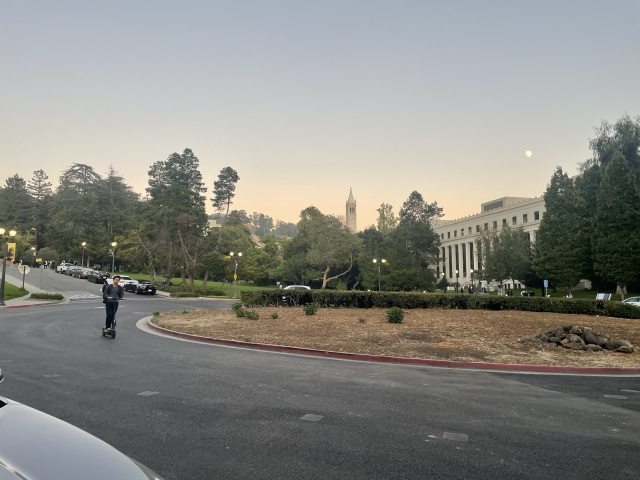
#> input picture Assignment3/data/panorama1-left.jpeg, 1280 x 960 px (shown at 1/2 size)
$ python '2-3 Feature Mapping.py'
#> lines starting #> are read from the running program, lines starting #| are printed output that depends on the picture
import numpy as np
import matplotlib.pyplot as plt
import imageio.v3 as iio
from scipy.ndimage import gaussian_filter
from scipy.spatial.distance import cdist

def load_gray(img_path):
    img = iio.imread(img_path)
    if img.ndim == 3:
        gray = np.dot(img[...,:3], [0.299, 0.587, 0.114])
    else:
        gray = img
    return gray

def get_harris_corners(img, sigma=1, min_distance=10, threshold=0.01):
    """
    計算 Harris Corner Response
    img: 灰階圖片 (H, W)
    """
    # 1. 計算影像梯度 (Derivatives)
    # 使用 Sobel 或簡單的差分
    dy, dx = np.gradient(img)

    # 2. 計算梯度乘積 (Ixx, Ixy, Iyy)
    Ixx = dx**2
    Ixy = dx*dy
    Iyy = dy**2

    # 3. 對乘積做高斯模糊 (Sum of products window)
    # 這相當於在視窗內加總
    A = gaussian_filter(Ixx, sigma)
    B = gaussian_filter(Ixy, sigma)
    C = gaussian_filter(Iyy, sigma)

    # 4. 計算 Harris Response R
    # R = det(M) - k * trace(M)^2
    # det(M) = A*C - B^2
    # trace(M) = A + C
    # k 通常取 0.04 - 0.06
    k = 0.04
    detM = A * C - B**2
    traceM = A + C
    harris_response = detM - k * (traceM**2)

    return harris_response

def get_local_maxima(harris_map, min_distance=10, threshold=0.01):
    """
    簡單的 peak finding，找出局部最大值作為候選點
    這是為了減少後續 ANMS 的計算量
    """
    from skimage.feature import peak_local_max

    # 閾值處理：只保留強度大於最大值一定比例的點
    abs_threshold = harris_map.max() * threshold

    # 使用 skimage 快速找出局部峰值
    coords = peak_local_max(harris_map, min_distance=min_distance, threshold_abs=abs_threshold)

    # coords 是 (row, col) 格式
    return coords

# ==========================================
# Part 2: ANMS (作業核心)
# ==========================================
def adaptive_non_maximal_suppression(corners, harris_map, N_best=500, c_robust=0.9):
    """
    實作 Brown et al. 的 ANMS 演算法
    corners: 候選角點座標 (N, 2) -> (y, x)
    harris_map: 對應的角點強度圖
    N_best: 最後要留下的點數量
    c_robust: 穩健係數 (通常 0.9)
    """
    num_corners = corners.shape[0]

    # 取得每個候選點的強度值
    # corners 是 (y, x)，注意 numpy 索引順序
    corner_strengths = harris_map[corners[:, 0], corners[:, 1]]

    # 初始化半徑 r_i 為無限大
    radii = np.full(num_corners, np.inf)

    # --- 演算法核心 ---
    # 對於每個點 i，我們要找「最近的」且「比它強很多」的點 j
    # 條件：f(x_j) > c_robust * f(x_i)
    # 這裡為了效率，我們可以用矩陣運算，但雙層迴圈比較好理解邏輯

    # 排序：為了加速，我們可以先對強度做排序 (由大到小)
    # 但標準算法是對每個點 i 找 j

    for i in range(num_corners):
        # 當前點的強度
        response_i = corner_strengths[i]
        pos_i = corners[i]

        # 找出所有強度顯著大於點 i 的點 j 的索引
        # f(x_j) > f(x_i) * 0.9
        stronger_candidates_idx = np.where(corner_strengths > (response_i * c_robust))[0]

        if len(stronger_candidates_idx) > 0:
            # 取出這些更強點的座標
            stronger_coords = corners[stronger_candidates_idx]

            # 計算點 i 到所有更強點的距離
            # (N_strong, 2) - (2,) -> (N_strong, 2)
            dists = np.sqrt(np.sum((stronger_coords - pos_i)**2, axis=1))

            # 最小距離就是該點的抑制半徑 r_i
            radii[i] = np.min(dists)

        # 如果沒有人比它強 (它是全局最大值)，r_i 保持無限大

    # --- 選出前 N 個半徑最大的點 ---
    # argsort 是由小到大，所以我們反轉取最後 N 個
    best_indices = np.argsort(radii)[::-1][:N_best]

    return corners[best_indices]

def extract_features(img, corners, patch_size=40, descriptor_size=8):
    """
    提取特徵描述子
    img: 灰階圖片
    corners: 角點座標 (N, 2) -> (y, x)
    patch_size: 採樣視窗大小 (預設 40)
    descriptor_size: 最終描述子大小 (預設 8)

    Returns:
    descriptors: (N, 64) 的正規化描述子列表
    valid_corners: 沒被邊界濾掉的角點 (M, 2)
    """
    descriptors = []
    valid_corners = []

    # 半徑 (40 // 2 = 20)
    r = patch_size // 2

    # 縮放比例 (40 -> 8, step = 5)
    step = patch_size // descriptor_size

    h, w = img.shape

    for y, x in corners:
        y, x = int(y), int(x)

        # 1. 邊界檢查：如果視窗超出圖片範圍，就丟掉這個點
        if y - r < 0 or y + r > h or x - r < 0 or x + r > w:
            continue

        # 2. 切出 40x40 的大視窗
        # 注意 numpy slicing 範圍是 [start:end]，不包含 end
        patch = img[y-r : y+r, x-r : x+r]

        # 3. 高斯模糊 (Blurring)
        # 這一步是為了避免 Aliasing，通常 sigma 取 1~2 即可
        blurred_patch = gaussian_filter(patch, sigma=1)

        # 4. 降採樣 (Subsampling) 到 8x8
        # 使用間隔切片 [::step]
        # 確保結果剛好是 8x8
        small_patch = blurred_patch[::step, ::step]

        # 萬一因為整除問題形狀不對，強制 resize (很少發生)
        if small_patch.shape != (descriptor_size, descriptor_size):
            # 簡單的 fallback，或者直接 skip
            continue

        # 5. 正規化 (Bias/Gain Normalization)
        # (x - mean) / std
        mean = np.mean(small_patch)
        std = np.std(small_patch)

        if std == 0:
            # 避免除以 0 (如果該區域完全純色)
            normalized_patch = small_patch - mean
        else:
            normalized_patch = (small_patch - mean) / std

        # 展平成一維向量 (64,) 或是保持 (8,8) 看你後續習慣
        # 為了 matching 方便，通常展平
        descriptors.append(normalized_patch.flatten())
        valid_corners.append([y, x])

    return np.array(descriptors), np.array(valid_corners)

def match_features(desc1, desc2, threshold=0.75):
    """
    特徵配對：使用 Lowe's Ratio Test
    desc1: 圖1 的描述子 (N1, 64)
    desc2: 圖2 的描述子 (N2, 64)
    threshold: Lowe's ratio 閾值 (通常 0.7~0.8)

    Returns:
    matches: 配對成功的索引列表 (M, 2)
             每一列是 [index_in_desc1, index_in_desc2]
    """
    N1 = desc1.shape[0]
    matches = []

    # 1. 計算所有點對所有點的距離 (Distance Matrix)
    # cdist 會回傳 (N1, N2) 的矩陣，dist_matrix[i, j] 是 desc1[i] 和 desc2[j] 的距離
    # metric='euclidean' 或 'sqeuclidean' 都可以，這裡用歐式距離
    dists = cdist(desc1, desc2, metric='euclidean')

    # 2. 對每一個圖1的點，找圖2中最好的兩個對象
    for i in range(N1):
        # 取得第 i 個點對圖2所有點的距離向量
        dists_i = dists[i]

        # 排序找到最小的兩個索引
        # argsort 會回傳索引，由距離小到大排
        sorted_indices = np.argsort(dists_i)

        best_idx = sorted_indices[0]
        second_best_idx = sorted_indices[1]

        best_dist = dists_i[best_idx]
        second_best_dist = dists_i[second_best_idx]

        # 3. Lowe's Ratio Test
        # 避免除以 0 的保護
        if second_best_dist == 0:
            ratio = 1.0 # 這種情況很怪，當作不可靠
        else:
            ratio = best_dist / second_best_dist

        if ratio < threshold:
            # 是一個好配對！紀錄下來
            matches.append([i, best_idx])

    return np.array(matches)

# ==========================================
# 視覺化工具：畫出配對連線
# ==========================================
def plot_matches(img1, img2, corners1, corners2, matches):
    """
    將兩張圖並排，並畫出配對的連線
    """
    h1, w1 = img1[:,...].shape[:2]
    h2, w2 = img2[:,...].shape[:2]

    # 建立一個大畫布把兩張圖拼在一起
    vis_h = max(h1, h2)
    vis_w = w1 + w2
    vis_img = np.zeros((vis_h, vis_w, img1.shape[2]), dtype=img1.dtype)

    # 貼上圖片
    vis_img[:h1, :w1, :] = img1
    vis_img[:h2, w1:w1+w2, :] = img2

    plt.figure(figsize=(15, 8))
    plt.imshow(vis_img, cmap='gray')

    # 畫線
    # matches 是 [[idx1, idx2], [idx1, idx2], ...]
    for idx1, idx2 in matches:
        pt1 = corners1[idx1] # (y, x)
        pt2 = corners2[idx2] # (y, x)

        # 注意 pyplot 的 plot 是 (x, y)
        x1, y1 = pt1[1], pt1[0]
        x2, y2 = pt2[1] + w1, pt2[0] # 右邊的圖 x 要加上 w1 的偏移量

        plt.plot([x1, x2], [y1, y2], 'c-', alpha=0.6, linewidth=0.8)
        plt.plot(x1, y1, 'r.', markersize=4)
        plt.plot(x2, y2, 'r.', markersize=4)

    plt.title(f"Feature Matches (Total: {len(matches)})")
    plt.axis('off')
    plt.show()

# ==========================================
# 主程式 (假設已有 descriptors1, descriptors2, corners1, corners2)
# ==========================================
# 請自行準備兩張圖並跑完 B.1, B.2 流程
# img1, img2 = ...
# descriptors1, corners1 = extract_features(img1, anms_corners1)
# descriptors2, corners2 = extract_features(img2, anms_corners2)
if __name__ == "__main__":
    img1 = load_gray('../data/panorama1-left.jpeg')
#> in load_gray, img is the input picture: shape (960, 1280, 3); mean R, G, B 135, 134.9, 129.3
    img2 = load_gray('../data/panorama1-right.jpeg')
#> call 2 of load_gray, with img_path = '../data/panorama1-right.jpeg'
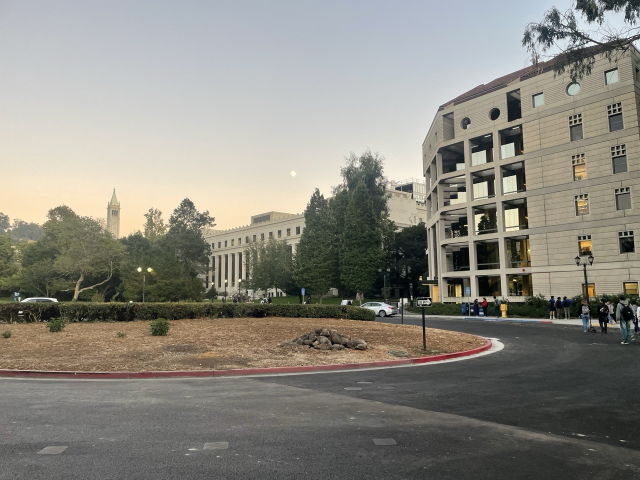
#> input picture Assignment3/data/panorama1-right.jpeg, 1280 x 960 px (shown at 1/2 size)
#> in load_gray, img is the input picture: shape (960, 1280, 3); mean R, G, B 137.3, 135.1, 126.7
    original_img1 = iio.imread('../data/panorama1-left.jpeg')
    original_img2 = iio.imread('../data/panorama1-right.jpeg')
    corners1 = get_harris_corners(img1)
    corners2 = get_harris_corners(img2)
#> call 2 of get_harris_corners, with sigma = 1, min_distance = 10, threshold = 0.01
#> in get_harris_corners (call 2), `C = gaussian_filter(Iyy, sigma)`:
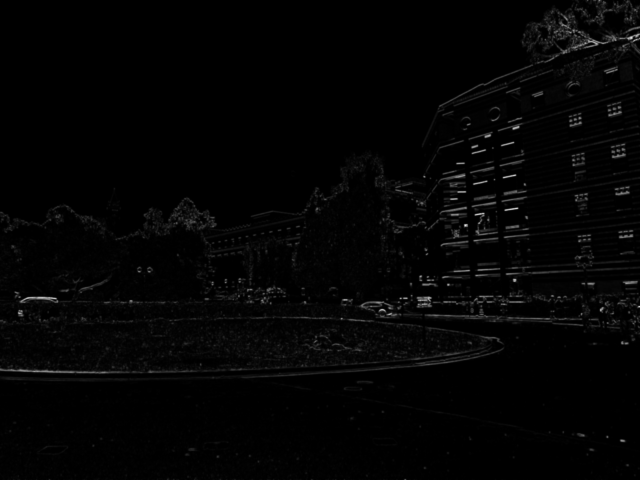
#> C: shape (960, 1280) float64 (shown at 1/2 size); min 0, max 7531.5, mean 124.1; drawn with min black and max white
    local_maxima1 = get_local_maxima(corners1, min_distance=1, threshold=0.001)
#> in get_local_maxima, `abs_threshold = harris_map.max() * threshold`: abs_threshold = 13095.9
#> in get_local_maxima, `coords = peak_local_max(harris_map, min_distance=min_distance, thresho..`: coords = 5521 pairs, first value 232 to 958, second value 1 to 1278
#> local_maxima1 has the same summary as coords in get_local_maxima
    local_maxima2 = get_local_maxima(corners2, min_distance=1, threshold=0.001)
#> local_maxima2 = 5431 pairs, first value 1 to 958, second value 1 to 1278
    anms_corners1 = adaptive_non_maximal_suppression(local_maxima1, corners1, N_best=500)
#> in adaptive_non_maximal_suppression, `corner_strengths = harris_map[corners[:, 0], corners[:, 1]]`: corner_strengths = 5521 values, max 13095883.7 at index 0, min 13096.7 at index 5520, mean 333129.6
#> the loop in adaptive_non_maximal_suppression, `for i in range(num_corners):` made 5521 passes
#> (response_i, pos_i, stronger_candidates_idx, dists) on passes 3 to 7: (11038035.1, [522, 126], [0, 1, 2, 3, 4], [93.62, 185.6, 0, 180.6, 91.18]), (10185220, [580, 297], [0, 1, 2, 3, 4, 5, 6], [87.56, 5.1, 180.6, 0, 89.56, 268.5, 94.37]), (10025554.9, [555, 211], [0, 1, 2, 3, 4, 5, 6], [4.12, 94.64, 91.18, 89.56, 0, 356.4, 5]), (9900536.9, [596, 565], [0, 1, 2, 3, 4, 5, 6], [354.9, 263.4, 445.2, 268.5, 356.4, 0, 361.3]), (9789465.1, [555, 206], [0, 1, 2, 3, 4, 5, 6], [7.21, 99.46, 86.54, 94.37, 5, 361.3, 0])
#> (response_i, stronger_candidates_idx, stronger_coords, dists) on passes 1 to 2: (13095883.7, [0, 1], [[559, 212], [581, 302]], [0, 92.65]), (11802006.4, [0, 1, 2], [[559, 212], [581, 302], [522, 126]], [92.65, 0, 185.6])
#> after the loop in adaptive_non_maximal_suppression, `for i in range(num_corners):`: radii = 5521 values from 0 to 0
#> in adaptive_non_maximal_suppression, `best_indices = np.argsort(radii)[::-1][:N_best]`: best_indices = 500 values, max 5520 at index 1, min 0 at index 0, mean 4911.2
#> anms_corners1 = 500 pairs, first value 246 to 958, second value 5 to 1275
    anms_corners2 = adaptive_non_maximal_suppression(local_maxima2, corners2, N_best=500)
#> the loop in adaptive_non_maximal_suppression (call 2), `for i in range(num_corners):` made 5431 passes
#> (response_i, stronger_candidates_idx, stronger_coords, dists) on passes 1 to 4: (24851857.2, [0], [[620, 1201]], [0]), (15363541.8, [0, 1], [[620, 1201], [451, 929]], [320.2, 0]), (13584566.5, [0, 1, 2, 3], [[620, 1201], [451, 929], [598, 855], [625, 37]], [346.7, 164.6, 0, 818.4]), (12767142.1, [0, 1, 2, 3], [[620, 1201], [451, 929], [598, 855], [625, 37]], [1164, 908.8, 818.4, 0])
#> (response_i, pos_i, stronger_candidates_idx, dists) on passes 5 to 6: (10974372.6, [350, 1031], [0, 1, 2, 3, 4, 5, 6], [319.1, 143.5, 304.1, 1031.3, 0, 67.12, 407.5]), (10904663, [417, 1035], [0, 1, 2, 3, 4, 5, 6], [262.2, 111.3, 255.3, 1019.4, 67.12, 0, 461.3])
#> anms_corners2 = 500 pairs, first value 23 to 958, second value 5 to 1273
    descriptors1, valid_corners1 = extract_features(img1, anms_corners1)
#> the loop in extract_features, `for y, x in corners:` made 500 passes
#> (y, x, mean, std) on passes 1, 3, 4: (559, 212, 92.86, 50.94), (530, 676, 66.89, 22.27), (677, 415, 115.8, 23.53)
#> after the loop in extract_features, `for y, x in corners:`:
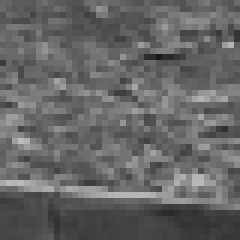
#> patch: shape (40, 40) float64 (shown 6 times larger); min 26.74, max 190.2, mean 101.7
    descriptors2, valid_corners2 = extract_features(img2, anms_corners2)
#> the loop in extract_features (call 2), `for y, x in corners:` made 500 passes
#> (y, x) on passes 1 to 3: (620, 1201), (652, 5), (531, 603)
#> pass 1, in extract_features (call 2), `blurred_patch = gaussian_filter(patch, sigma=1)`:
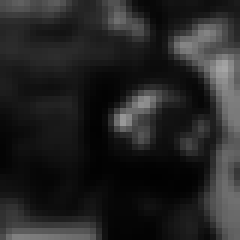
#> blurred_patch: shape (40, 40) float64 (shown 6 times larger); min 1.69, max 165.1, mean 37.1

    if 'descriptors1' in locals() and 'descriptors2' in locals():
        print("執行特徵配對...")
        # 0.75 是一個經驗值，你可以根據 Figure 6b 調整
        matches = match_features(descriptors1, descriptors2, threshold=0.75)
#> in match_features, `dists = cdist(desc1, desc2, metric='euclidean')`:
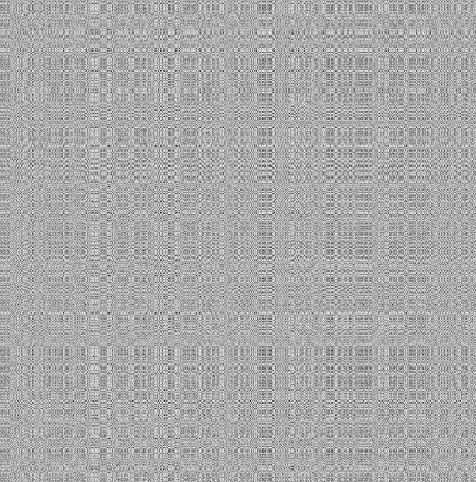
#> dists: shape (482, 476) float64; min 1.88, max 15.75, mean 11.12; drawn with min black and max white

        print(f"找到 {len(matches)} 組配對。")
#| 找到 20 組配對。

        # 顯示結果
        plot_matches(original_img1, original_img2, valid_corners1, valid_corners2, matches)
#> in plot_matches, `vis_img[:h2, w1:w1+w2, :] = img2`:
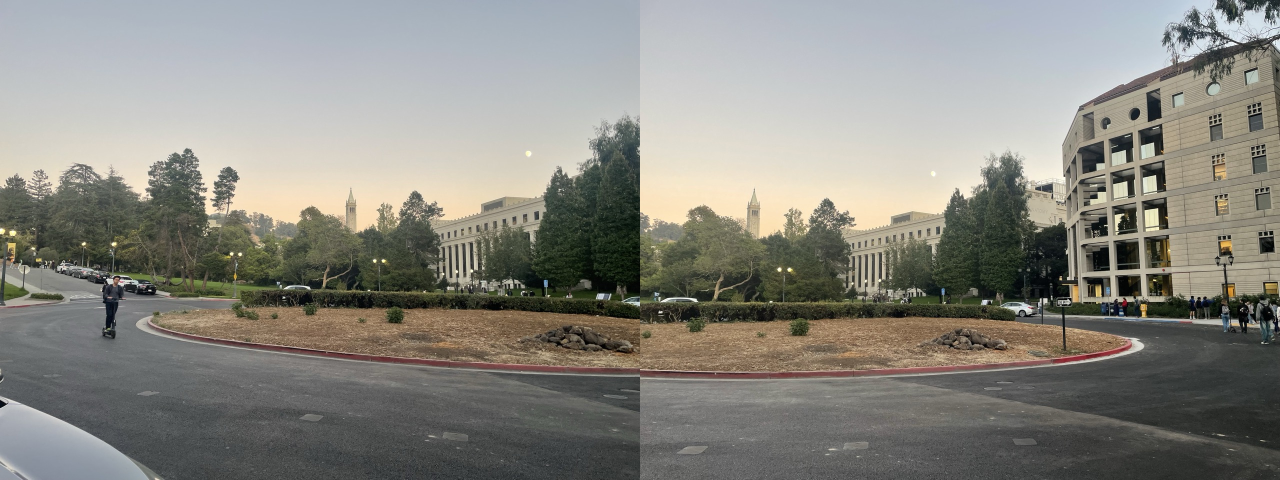
#> vis_img: shape (960, 2560, 3) (shown at 1/2 size); mean R, G, B 136.1, 135, 128
#> the loop in plot_matches, `for idx1, idx2 in matches:` made 20 passes
#> (idx1, idx2) on passes 1 to 12: (30, 348), (132, 206), (153, 393), (163, 107), (171, 456), (220, 107), (221, 172), (229, 52), (251, 428), (263, 185), (291, 249), (372, 143)
#> in plot_matches, `plt.show()`:
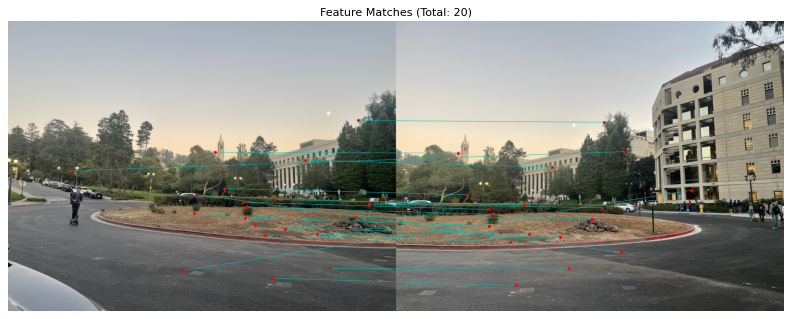
#> figure drawn by matplotlib, 1 panel
    else:
        print("請先執行 B.2 取得 descriptors 和 corners。")
